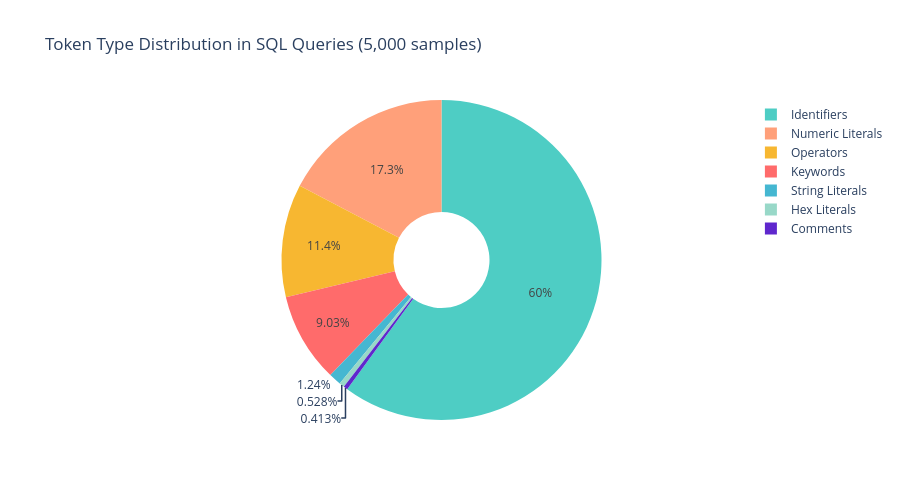

Notebook source saved alongside this figure:
### Code cell
# Cell 17: Visualize Token Distribution

import plotly.graph_objects as go
import plotly.express as px
from plotly.subplots import make_subplots

print("="*70)
print("CREATING TOKEN DISTRIBUTION VISUALIZATIONS")
print("="*70)

# Prepare data for visualization
top_keywords_df = pd.DataFrame(keyword_counts.most_common(15), columns=['Keyword', 'Count'])
top_identifiers_df = pd.DataFrame(identifier_counts.most_common(15), columns=['Identifier', 'Count'])
operator_df = pd.DataFrame(operator_counts.most_common(), columns=['Operator', 'Count'])

# Token type distribution
token_type_counts = {
    'Keywords': sum(keyword_counts.values()),
    'Identifiers': sum(identifier_counts.values()),
    'String Literals': literal_counts['string'],
    'Numeric Literals': literal_counts['number'],
    'Hex Literals': literal_counts['hex'],
    'Operators': sum(operator_counts.values()),
    'Comments': literal_counts['comment']
}

# Plot 1: Token Type Distribution
print("\nPlot 1: Token Type Distribution (Pie Chart)...")

fig1 = go.Figure(data=[go.Pie(
    labels=list(token_type_counts.keys()),
    values=list(token_type_counts.values()),
    hole=0.3,
    marker=dict(colors=['#FF6B6B', '#4ECDC4', '#45B7D1', '#FFA07A', '#98D8C8', '#F7B731', '#5F27CD'])
)])

fig1.update_layout(
    title='Token Type Distribution in SQL Queries (5,000 samples)',
    height=500
)

fig1.show()

# Plot 2: Top Keywords
print("\nPlot 2: Top 15 SQL Keywords...")

fig2 = go.Figure(data=[
    go.Bar(
        x=top_keywords_df['Count'],
        y=top_keywords_df['Keyword'],
        orientation='h',
        marker_color='crimson',
        text=top_keywords_df['Count'],
        textposition='auto'
    )
])

fig2.update_layout(
    title='Top 15 Most Frequent SQL Keywords',
    xaxis_title='Frequency',
    yaxis_title='Keyword',
    height=500,
    yaxis={'categoryorder': 'total ascending'}
)

fig2.show()

# Plot 3: Top Identifiers (excluding common English words)
print("\nPlot 3: Top 15 Identifiers...")

fig3 = go.Figure(data=[
    go.Bar(
        x=top_identifiers_df['Count'],
        y=top_identifiers_df['Identifier'],
        orientation='h',
        marker_color='teal',
        text=top_identifiers_df['Count'],
        textposition='auto'
    )
])

fig3.update_layout(
    title='Top 15 Most Frequent Identifiers',
    xaxis_title='Frequency',
    yaxis_title='Identifier',
    height=500,
    yaxis={'categoryorder': 'total ascending'}
)

fig3.show()

# Plot 4: Operator Distribution
print("\nPlot 4: SQL Operator Distribution...")

fig4 = make_subplots(
    rows=1, cols=2,
    subplot_titles=('Operator Frequencies', 'Comparison Operators')
)

fig4.add_trace(
    go.Bar(
        x=operator_df['Operator'],
        y=operator_df['Count'],
        marker_color='purple',
        text=operator_df['Count'],
        textposition='auto',
        showlegend=False
    ),
    row=1, col=1
)

# Comparison operators only
comparison_ops = operator_df[operator_df['Operator'].isin(['=', '!=', '<>', '<', '>', '<=', '>='])]

fig4.add_trace(
    go.Bar(
        x=comparison_ops['Operator'],
        y=comparison_ops['Count'],
        marker_color='orange',
        text=comparison_ops['Count'],
        textposition='auto',
        showlegend=False
    ),
    row=1, col=2
)

fig4.update_xaxes(title_text="Operator", row=1, col=1)
fig4.update_xaxes(title_text="Operator", row=1, col=2)
fig4.update_yaxes(title_text="Frequency", row=1, col=1)
fig4.update_yaxes(title_text="Frequency", row=1, col=2)

fig4.update_layout(
    title_text='SQL Operator Analysis',
    height=450
)

fig4.show()

# Plot 5: Vocabulary Size Analysis
print("\nPlot 5: Vocabulary Growth Analysis...")

# Analyze how vocabulary grows with more queries
vocab_growth = []
cumulative_vocab = set()

step = 500
for i in range(0, 5000, step):
    batch = sample_queries.iloc[i:i+step]
    for query in batch:
        tokens = TOKEN_PATTERN.findall(query)
        cumulative_vocab.update(t for t in tokens if t.strip())
    
    vocab_growth.append({
        'queries': i + step,
        'vocab_size': len(cumulative_vocab)
    })

vocab_growth_df = pd.DataFrame(vocab_growth)

fig5 = go.Figure()

fig5.add_trace(go.Scatter(
    x=vocab_growth_df['queries'],
    y=vocab_growth_df['vocab_size'],
    mode='lines+markers',
    line=dict(color='darkgreen', width=3),
    marker=dict(size=8),
    name='Vocabulary Size'
))

fig5.update_layout(
    title='Vocabulary Growth vs Number of Queries',
    xaxis_title='Number of Queries Processed',
    yaxis_title='Unique Tokens',
    height=450,
    showlegend=False
)

fig5.show()

# Summary statistics
print("\n" + "="*70)
print("VISUALIZATION SUMMARY")
print("="*70)
print(f"\nKey Findings:")
print(f"  1. Keywords dominate: {token_type_counts['Keywords']:,} tokens ({token_type_counts['Keywords']/sum(token_type_counts.values())*100:.1f}%)")
print(f"  2. Identifiers: {token_type_counts['Identifiers']:,} tokens ({len(identifier_counts):,} unique)")
print(f"  3. Final vocabulary size (5K queries): {len(cumulative_vocab):,} tokens")
print(f"  4. Most common keyword: {top_keywords_df.iloc[0]['Keyword']} ({top_keywords_df.iloc[0]['Count']:,})")
print(f"  5. Most common operator: '{operator_df.iloc[0]['Operator']}' ({operator_df.iloc[0]['Count']:,})")
print("\nObservations:")
print(f"  - Many identifiers are English words (movie, film, etc.) from benign text")
print(f"  - Unicode escapes (u0020, u0074) indicate encoding obfuscation")
print(f"  - CHR/CHAR functions frequent in malicious queries")
print("="*70)

### Figure 1 — Plotly figure (JSON) as saved in the notebook; plotly's stock layout.template omitted (floating-point values rounded to 4 significant figures)
{"data": [{"hole": 0.3, "labels": ["Keywords", "Identifiers", "String Literals", "Numeric Literals", "Hex Literals", "Operators", "Comments"], "marker": {"colors": ["#FF6B6B", "#4ECDC4", "#45B7D1", "#FFA07A", "#98D8C8", "#F7B731", "#5F27CD"]}, "type": "pie", "values": [25262, 167883, 3478, 48461, 1476, 31920, 1154]}], "layout": {"height": 500, "title": {"text": "Token Type Distribution in SQL Queries (5,000 samples)"}}}
